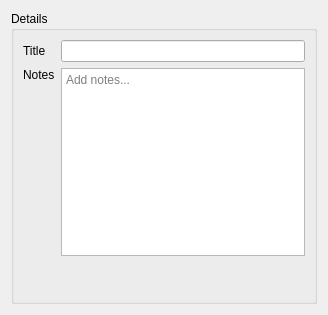
<?xml version="1.0" encoding="UTF-8"?>
<ui version="4.0">
 <class>DetailsView</class>
 <widget class="QWidget" name="DetailsView">
  <property name="geometry">
   <rect>
    <x>0</x>
    <y>0</y>
    <width>328</width>
    <height>315</height>
   </rect>
  </property>
  <property name="windowTitle">
   <string>DetailsView</string>
  </property>
  <layout class="QGridLayout" name="detailsViewLayout">
   <item row="0" column="0">
    <widget class="QGroupBox" name="detailsGroupBox">
     <property name="title">
      <string>Details</string>
     </property>
     <layout class="QGridLayout" name="detailsGroupLayout">
      <item row="1" column="0">
       <widget class="QLabel" name="notesLabel">
        <property name="text">
         <string>Notes</string>
        </property>
        <property name="alignment">
         <set>Qt::AlignLeading|Qt::AlignLeft|Qt::AlignTop</set>
        </property>
       </widget>
      </item>
      <item row="1" column="1">
       <widget class="QPlainTextEdit" name="notesPlainTextEdit">
        <property name="placeholderText">
         <string>Add notes...</string>
        </property>
       </widget>
      </item>
      <item row="0" column="0">
       <widget class="QLabel" name="titleLabel">
        <property name="text">
         <string>Title</string>
        </property>
       </widget>
      </item>
      <item row="2" column="0" colspan="2">
       <spacer name="verticalSpacer">
        <property name="orientation">
         <enum>Qt::Vertical</enum>
        </property>
        <property name="sizeHint" stdset="0">
         <size>
          <width>20</width>
          <height>40</height>
         </size>
        </property>
       </spacer>
      </item>
      <item row="0" column="1">
       <widget class="QLineEdit" name="titleLineEdit"/>
      </item>
     </layout>
    </widget>
   </item>
  </layout>
 </widget>
 <resources/>
 <connections/>
</ui>
